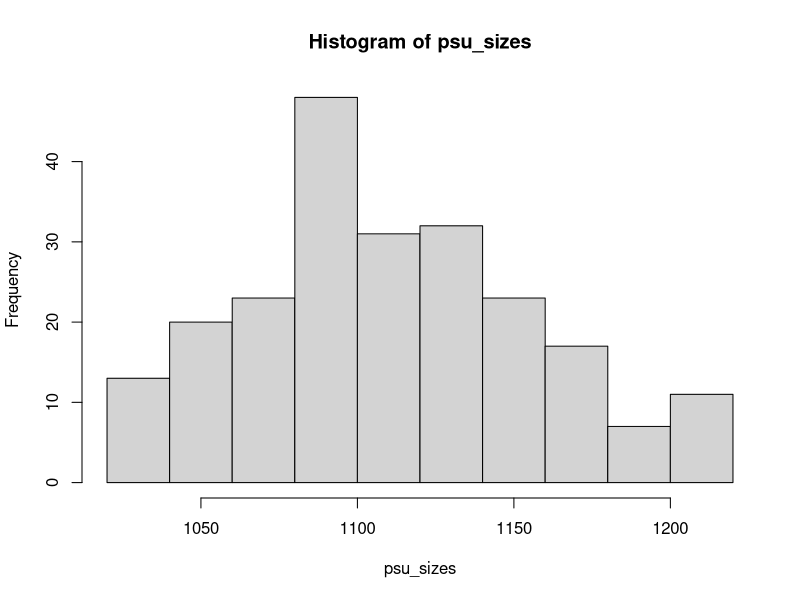
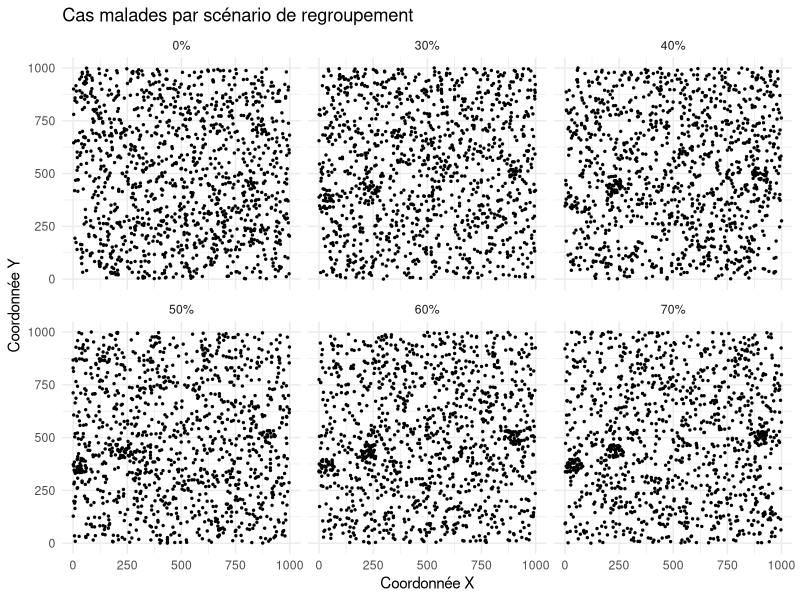

Write the R code that produced these figures, in order. (Note: this script raises an error after producing the figures.)
## ---- chunk 1
rm(list = ls())

library(dplyr)
library(ggplot2)
library(sampling)

## ---- chunk 2

# Population
N <- 250000  # Taille de la population
prevalence <- 0.005  # Prévalence de la maladie

# Définir la taille de la grille
grid_size <- 15
M <- grid_size^2  # Nombre total de PSU

# Générer les coordonnées x et y
x_coords <- runif(N, min = 0, max = 1000) 
y_coords <- runif(N, min = 0, max = 1000)
coord_ind <- data.frame(cbind(x_coords,y_coords))

# Assigner les unités aux PSU basés sur une grille
x_grid <- cut(x_coords, breaks = seq(0, 1000, length.out = grid_size + 1), labels = FALSE)
y_grid <- cut(y_coords, breaks = seq(0, 1000, length.out = grid_size + 1), labels = FALSE)
PSU <- (x_grid - 1) * grid_size + y_grid
coord_ind$PSU <- PSU # on ajoute la correspondance des PSU
taille_psu <- data.frame(table(PSU))
taille_psu$PSU <- as.numeric(taille_psu$PSU)
coord_ind <- full_join(coord_ind, taille_psu, by = "PSU") # on ajoute la taille de chaque PSU
colnames(coord_ind)[4] <- "taille"




#########################################
# Générer les tailles des PSU selon une loi normale tronquée
set.seed(123)  # Pour reproductibilité
sigma <- 50 # une variance trop petite ne permet pas d'avoir un écart de taille suffisament important
psu_sizes <- pmax(pmin(rnorm(M, mean = 1111, sd = sigma), 1208), 1034)
hist(psu_sizes)
sum(psu_sizes)
#########################################
### Question : Comment contrôler la taille des PSU en respectant la simulation par grille 



# Générer une population malade selon la prévalence
coord_ind$malade <- rbinom(N, size = 1, prob = prevalence)
### Question : La génération des cas de malade est-elle vraiment aléatoire ? 
  


#########################################
#### Clustering #########################
#########################################


# Fonction pour calculer le coefficient de variation intra-domaine k
calculate_intra_domain_variation <- function(psu_positive_rates, psu_sizes) {
  # Moyenne pondérée des taux de positivité
  mean_rate <- sum(psu_positive_rates * psu_sizes) / sum(psu_sizes)
  
  # Variance intra-domaine
  variance <- sum(psu_sizes * (psu_positive_rates - mean_rate)^2) / sum(psu_sizes)
  
  # Coefficient de variation k
  k <- sqrt(variance) / mean_rate
  return(k)
}

# Créer un vecteur de comptage des malades par PSU
cases_per_psu <- coord_ind %>% 
  group_by(PSU) %>% 
  filter(malade == 1) %>%
  summarise(nbr_cas = n()) # certaines PSU ne possèdent aucun cas

cases_per_psu <- full_join(cases_per_psu, taille_psu, by = "PSU")

# Calculer le taux de malades par PSU
rates_per_psu <- cases_per_psu$nbr_cas / cases_per_psu$Freq

# Information des PSU
psu_info <- data.frame(
  PSU = 1:M, 
  Size = taille_psu$Freq, 
  Cases = cases_per_psu$nbr_cas,
  Rate = rates_per_psu
)



# Fonction de création des scénarios
create_scenarios <- function(cluster_levels, M, psu_sizes, base_prevalence, num_clusters = 3) {
  scenarios <- list()  # Liste pour stocker les scénarios
  
  # Tirer au hasard les indices des clusters (fixe à 3)
  cluster_indices <- sample(1:M, num_clusters, replace = FALSE)
  
  for (clustering in cluster_levels) {
    # Initialiser les taux de cas positifs avec la prévalence de base
    psu_positive_rates <- rep(base_prevalence, M)
    
    # Augmenter les taux de cas positifs dans les clusters sélectionnés
    psu_positive_rates[cluster_indices] <- psu_positive_rates[cluster_indices] + 0.05 * clustering
    
    # Normaliser pour conserver la prévalence moyenne globale
    adjustment_factor <- base_prevalence / mean(psu_positive_rates)
    psu_positive_rates <- psu_positive_rates * adjustment_factor
    
    # Calculer le coefficient de variation intra-domaine k
    k <- calculate_intra_domain_variation(psu_positive_rates, psu_sizes)
    
    # Stocker le scénario
    scenarios[[paste0(clustering * 100, "%")]] <- list(rates = psu_positive_rates, k = k)
  }
  
  return(scenarios)  # Retourner les scénarios générés
}


# Définir les niveaux de regroupement des cas positifs (0%, 30%, 40%, 50%, 60%, 70%)
cluster_levels <- c(0, 0.3, 0.4, 0.5, 0.6, 0.7)


# Création des scénarios
scenarios <- create_scenarios(
  cluster_levels = cluster_levels,
  M = 225,
  psu_sizes = psu_info$Size,  
  base_prevalence = 0.005
)

# Créer une matrice pour les coordonnées des PSU dans la grille
psu_coords <- expand.grid(x = 1:grid_size, y = 1:grid_size)

# Préparer les données pour chaque scénario
all_sick_coords <- data.frame(x = numeric(0), y = numeric(0), scenario = character(0))

# Pour chaque scénario, calculer les cas malades
for (scen_name in names(scenarios)) {
  psu_positive_rates <- scenarios[[scen_name]]$rates
  sick_coords <- data.frame(x = numeric(0), y = numeric(0))
  
  for (i in 1:M) {
    num_sick <- rbinom(1, size = psu_info[i, "Size"], prob = psu_positive_rates[i])
    if (num_sick > 0) {
      # Coordonnées de la PSU dans l'espace 1000x1000
      x_start <- (psu_coords$x[i] - 1) * (1000 / grid_size)
      y_start <- (psu_coords$y[i] - 1) * (1000 / grid_size)
      x_end <- psu_coords$x[i] * (1000 / grid_size)
      y_end <- psu_coords$y[i] * (1000 / grid_size)
      
      # Générer les coordonnées des malades aléatoirement dans la PSU
      x_pos <- runif(num_sick, min = x_start, max = x_end)
      y_pos <- runif(num_sick, min = y_start, max = y_end)
      
      # Ajouter les coordonnées des malades
      sick_coords <- rbind(sick_coords, data.frame(x = x_pos, y = y_pos))
    }
  }
  
  # Ajouter le scénario au dataframe
  sick_coords$scenario <- scen_name  
  all_sick_coords <- rbind(all_sick_coords, sick_coords)
}

# Visualiser les cas malades pour chaque scénario
library(ggplot2)
ggplot(all_sick_coords, aes(x = x, y = y)) +
  geom_point(color = "black", size = 0.5) +
  facet_wrap(~scenario, ncol = 3) +  # Crée une grille de graphiques
  labs(title = "Cas malades par scénario de regroupement", x = "Coordonnée X", y = "Coordonnée Y") +
  theme_minimal()



## ---- chunk 3

# Identifier les individus malades
malades_indices <- which(y == 1)

# Extraire les coordonnées et PSU des individus malades
malades_data <- data.frame(
  Index = malades_indices,
  X = x_coords[malades_indices],
  Y = y_coords[malades_indices],
  PSU = PSU[malades_indices]
)


# Define inclusion probabilities using PoSA method
# Adjust probabilities to account for clustering and total size
inclusion_probabilities <- (27 * Nh) / sum(Nh)

# Tirage des PSU

PSU_sample <- pps.sampling(Nh, 27, id = 1:225, method = 'sampford', return.PI = FALSE) # à tester sur le cluster


# Initialize variables
selected <- rep(0, N)  # Indicator vector for selected units
selection_prob <- inclusion_probabilities  # Initialize selection probabilities



###### 3 ) Comment sélectionner ou non la première PSU suite a inclusion_probabilities initial ? 





### PoSA sampling process : processus de sélection up-and-down
for (i in 1:(N - 1)) {
  # Step 1: Decide whether to select the current unit i (à vérifier)
  selected[i] <- rbinom(1, size = 1, prob = selection_prob[i])

  # Step 2: Update the probability for the next unit based on the adaptive rule
  if (selected[i] == 1 && Y[i] == 1) {
    # If unit i is selected and satisfies condition D, set the next unit's probability to 1
    selection_prob[i + 1] <- 1
  } else {
    # Otherwise, keep the next unit's probability unchanged
    selection_prob[i + 1] <- initial_prob[i + 1]
  }
}





### CPoSa sampling process 
cposa_sampling <- function(N, n_min, positive_cases, initial_probs) {
  # N : Nombre total d'unités dans la population
  # n_min : Taille minimale de l'échantillon
  # positive_cases : Indicateur des cas positifs (vecteur binaire de longueur N)
  # initial_probs : Probabilités initiales d'inclusion, somme égale à n_min

  if (sum(initial_probs) != n_min) {
    stop("La somme des probabilités initiales doit être égale à n_min.")
  }

  # Initialisation
  selection_probs <- initial_probs
  sample_selected <- rep(0, N) # Vecteur pour suivre les unités sélectionnées

  for (i in 1:N) {
    # Sélectionner l'unité avec la probabilité actuelle
    selected <- rbinom(1, 1, selection_probs[i])
    sample_selected[i] <- selected

    # Mettre à jour les probabilités si l'unité n'est pas incluse
    if (i < N) {
      if (selected == 1 && positive_cases[i] == 1) {
        # Inclusion certaine pour la prochaine unité si positif détecté
        selection_probs[i + 1] <- 1
      } else {
        # Mise à jour des probabilités pour les unités suivantes
        selection_probs[(i + 1):N] <- pmax(0, pmin(
          selection_probs[(i + 1):N] - selected - selection_probs[i] / (N - i),
          1
        ))
      }
    }

    # S'assurer que la taille minimale de l'échantillon est respectée
    if (sum(sample_selected) < n_min && i >= n_min) {
      selection_probs[(i + 1):N] <- pmax(
        selection_probs[(i + 1):N],
        (n_min - sum(sample_selected)) / (N - i)
      )
    }
  }

  return(which(sample_selected == 1)) # Indices des unités sélectionnées
}

# Exemple d'utilisation
           # Taille minimale de l'échantillon
positive_cases <- sample(c(0, 1), N, replace = TRUE, prob = c(0.9, 0.1)) # Cas positifs
initial_probs <- rep(n_min / N, N) # Probabilités initiales uniformes

# Exécuter le CPoSA
sample <- cposa_sampling(N, 27, positive_cases, initial_probs)

# Résultats
cat("Unités sélectionnées :", sample, "\n")
cat("Taille de l'échantillon final :", length(sample), "\n")























# Generate 3 clusters with increasing clustering factors
cluster_centers <- data.frame(
  x = runif(3, min = 0, max = 1000),
  y = runif(3, min = 0, max = 1000)
)
cluster_labels <- apply(cbind(x_coords, y_coords), 1, function(coord) {
  which.min(sqrt((coord[1] - cluster_centers$x)^2 + (coord[2] - cluster_centers$y)^2))
})

# Define clustering factors and simulate scenarios
clustering_factors <- c(0.3, 0.4, 0.47, 0.6, 0.7)  # Increasing clustering
scenarios <- list()

for (k in seq_along(clustering_factors)) {
  y_clustered <- y  # Copy baseline data
  for (i in 1:3) {  # Iterate over 3 clusters
    cluster_members <- which(cluster_labels == i)
    y_clustered[cluster_members] <- rbinom(
      length(cluster_members), size = 1,
      prob = prevalence * (1 + clustering_factors[k])
    )
  }
  scenarios[[k]] <- y_clustered
}

# Calculate coefficient of intra-area variation (k)
k_values <- numeric(length(scenarios))

for (k in seq_along(scenarios)) {
  scenario <- scenarios[[k]]
  cluster_means <- tapply(scenario, cluster_labels, mean)
  overall_mean <- mean(scenario)
  between_area_variance <- mean((cluster_means - overall_mean)^2)
  k_values[k] <- between_area_variance / overall_mean
}


















### Monte Carlo simulation
num_runs <- 5000
mc_results <- matrix(0, nrow = num_runs, ncol = length(scenarios))

for (run in 1:num_runs) {
  for (k in seq_along(scenarios)) {
    scenario <- scenarios[[k]]
    mc_sample <- sample(1:N, size = 1000, prob = inclusion_probabilities)
    mc_results[run, k] <- mean(scenario[mc_sample])
  }
}










# Visualization of clustering scenarios
library(ggplot2)
scenario_data <- data.frame(
  x = x_coords, y = y_coords, cluster = factor(cluster_labels), outcome = y
)

p <- ggplot(scenario_data, aes(x = x, y = y, color = cluster)) +
  geom_point(alpha = 0.6) +
  labs(title = "Spatial Clustering of TB Cases", x = "X Coordinate", y = "Y Coordinate") +
  theme_minimal()

print(p)

# Results
cat("Coefficient of intra-area variation (k) for each scenario:", k_values, "\n")



## ---- chunk 4

# Paramètres
N <- 250000  # Taille de la population
prevalence <- 0.005  # Prévalence de la maladie
grid_size <- 15  # Taille de la grille PSU (15x15)

# 1. Générer les coordonnées x et y des individus (uniformément réparties dans un carré de taille 1000x1000)
set.seed(123)  # Pour reproductibilité
x_coords <- runif(N, min = 0, max = 1000)  # Coordonnées x
y_coords <- runif(N, min = 0, max = 1000)  # Coordonnées y

# 2. Assigner chaque individu à une PSU dans la grille 15x15
# Les coordonnées doivent rester dans les limites des PSU. 
# Chaque PSU couvre un carré de taille (1000 / 15) = 66.66
x_grid <- cut(x_coords, breaks = seq(0, 1000, length.out = grid_size + 1), labels = FALSE, include.lowest = TRUE)
y_grid <- cut(y_coords, breaks = seq(0, 1000, length.out = grid_size + 1), labels = FALSE, include.lowest = TRUE)
PSU <- (x_grid - 1) * grid_size + y_grid  # PSU (Unités primaires)
psu_sizes <- data.frame(table(PSU)) # taille diffèrent légèrement

# 3. Générer l'état de la maladie pour chaque individu (0 = non malade, 1 = malade)
disease_status <- rbinom(N, size = 1, prob = prevalence)
range(psu_sizes$Freq)

# 4. Filtrer les individus malades
sick_coords <- data.frame(
  x = x_coords[disease_status == 1],  # Coordonnées X des malades
  y = y_coords[disease_status == 1]   # Coordonnées Y des malades
)

# 5. Créer un graphique avec les individus malades, en utilisant ggplot2
library(ggplot2)

# Affichage de la grille PSU avec les malades représentés en noir
ggplot() +
  geom_point(data = sick_coords, aes(x = x, y = y), color = "black", size = 0.5) +  # Cas malades en noir
  geom_tile(data = expand.grid(x = 1:grid_size, y = 1:grid_size), 
            aes(x = x * 66.66 - 33.33, y = y * 66.66 - 33.33), 
            fill = NA, color = "gray") +  # Dessiner la grille
  labs(title = "Cas malades par PSU", x = "Coordonnée X", y = "Coordonnée Y") +
  theme_minimal() +
  theme(aspect.ratio = 1)  # Maintenir l'aspect ratio carré
